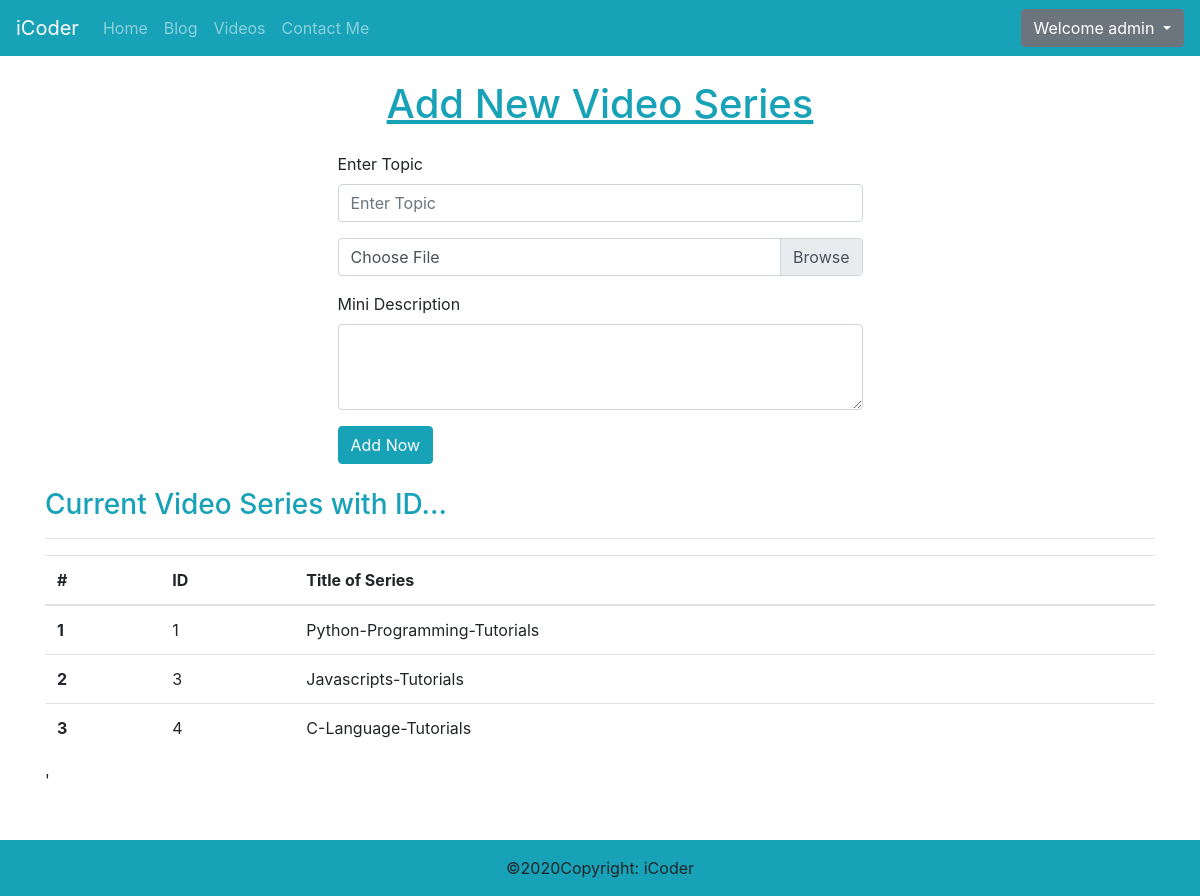
Page /add_video_head.php (signed in) on the committed database.
### tables this page shows
CREATE TABLE `Video_Head` (
  `ID` int(11) NOT NULL,
  `Topic` varchar(100) NOT NULL,
  `Description` text NOT NULL,
  `Photo` text NOT NULL,
  `Date` datetime NOT NULL DEFAULT current_timestamp()
);

### add_video_head.php (the view, shortened to what this page needs)
<?php
require "partials/_dbconnect.php";
?>
<!doctype html>
<html lang="en">
  <head>
    <link rel="stylesheet" href="https://maxcdn.bootstrapcdn.com/bootstrap/4.0.0/css/bootstrap.min.css">
  </head>
  <body>
  <?php require "partials/_nav.php";
  ?>
  <div class="container mt-4 text-center">
  <h1 class="text text-info"> <u>Add New Video Series</u> </h1>
  </div>
  <div class="container d-flex justify-content-center my-4">
  <form action="/iCoder/add_video_head.php"  method="post" class="col-md-6" enctype="multipart/form-data">
  <div class="form-group">
    <label for="topic">Enter Topic</label>
    <input type="text" class="form-control" id="topic" placeholder="Enter Topic" name="topic">
  </div>
 <div class="form-group my-3">
  <div class="custom-file">
  <label class="custom-file-label" for="customFileLang">Choose File</label>
 </div>
</div>
  <div class="form-group">
    <label for="desc">Mini Description</label>
    <textarea class="form-control" id="desc" name="desc" rows="3"></textarea>
  </div>
<button class="btn btn-info" type="submit">Add Now</button>
</form>
  </div>
  <div class="container mt-4">
<h3 class="text text-info">Current Video Series with ID...</h3>
<hr>
 <table class="table table-hover">
  <thead>
    <tr>
      <th scope="col">#</th>
      <th scope="col">ID</th>
      <th scope="col">Title of Series</th>
    </tr>
  </thead>
  <tbody>
  <?php
$sql = "SELECT * FROM `Video_Head`";
$query = mysqli_query($conn,$sql);
$num = 0;
  if($query)
  {
    while($row = mysqli_fetch_assoc($query))
    {
        $num+=1;
    echo '<tr>
      <th scope="row">'.$num.'</th>
      <td>'.$row['ID'].'</td>
      <td>'.$row['Topic'].'</td>
    </tr>';
    }
  }
  ?>
     </tbody>
</table>'
</div>
    <?php require "partials/_footer.php"; ?>
  </body>
</html>

### rows in the picture
video_head: ID "1", Topic "Python-Programming-Tutorials"
video_head: ID "3", Topic "Javascripts-Tutorials"
video_head: ID "4", Topic "C-Language-Tutorials"

### other values in the picture
$_SESSION['username'] "admin"
